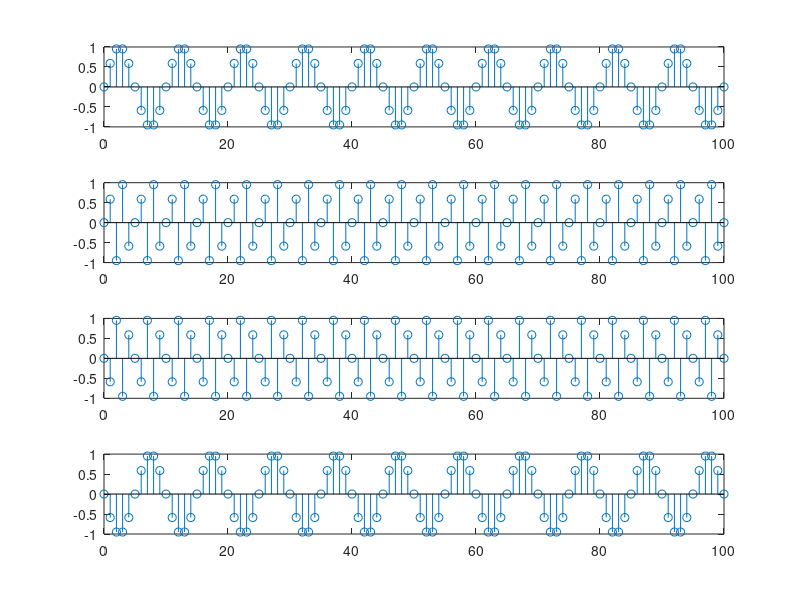
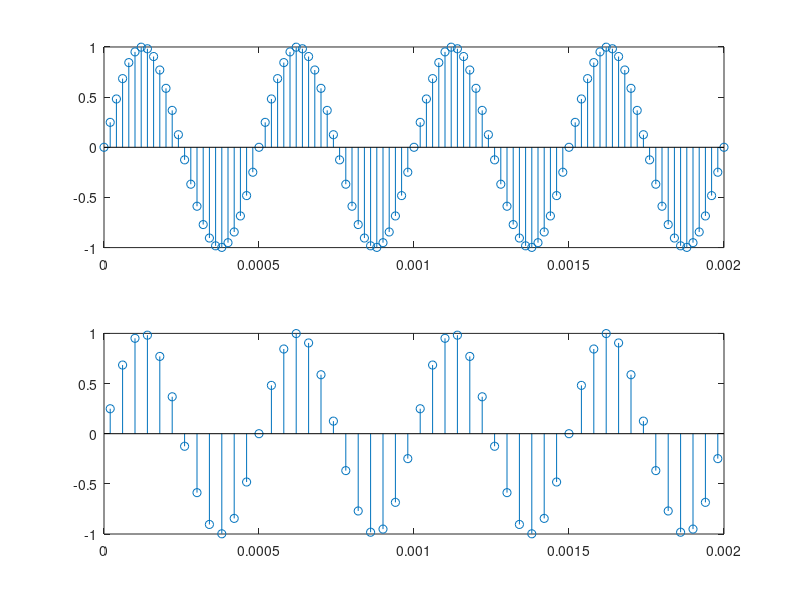

Write the MATLAB code that produced these figures, in order.
clc
n=0:100;
%defining number of samples 100 sample.
t=n./5000;
%no of samples(n) = time(t) / samplinf frequency(500) 
x1=sin(2*pi*500*t);
x2=sin(2*pi*2000*t);
x3=sin(2*pi*3000*t);
x4=sin(2*pi*4500*t);
%4functions for the 4 different values of f0

%plotting the signals using stem function
subplot(4,1,1);
stem(n,x1);
subplot(4,1,2);
stem(n,x2);
subplot(4,1,3);
stem(n,x3);
subplot(4,1,4);
stem(n,x4);

% when fs=50000anf f0=2000
t_new=n./50000;
%definning a new time
t_new_even=t_new(2:2:100);
%to select only even samples we take step of 2 from the rang of n[0:100]
x_new=sin(2*pi*2000*t_new);
x_new_even=x_new(2:2:100);

%plottinf the new fun tions
figure;
subplot(2,1,1);
stem(t_new,x_new);

subplot(2,1,2);
stem(t_new_even,x_new_even);
